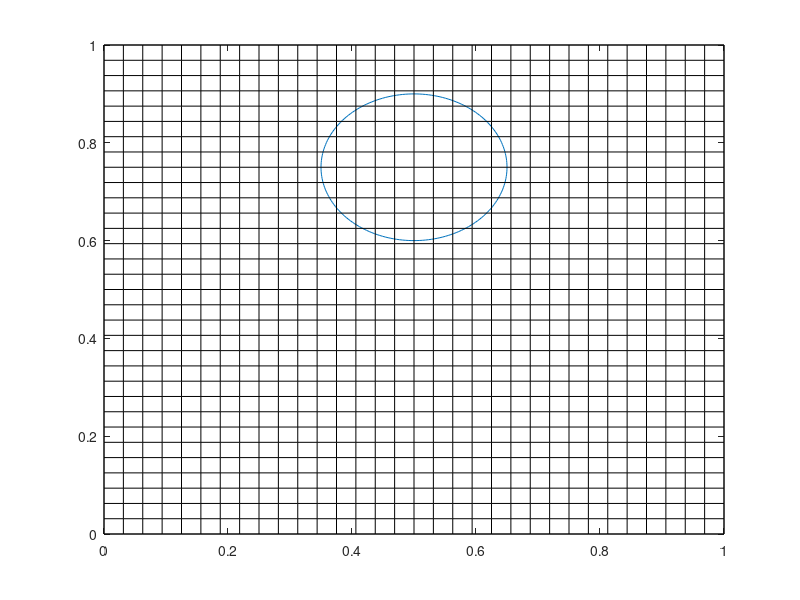

MATLAB code to generate this figure: (Note: this script raises an error after producing the figure.)
clear 
clc
close all
% -------------------------------------------------------------------------
% Interface tracking test
% -------------------------------------------------------------------------


% currently the algorthim fails if the circle falls exactly on the 
% line or corner (try Nx=Ny=11). also for uneven meshes.
Nx =33;
Ny = Nx;
x_pos = 0.5;
y_pos = 0.75;
r = 0.15;
x = linspace(0,1,Nx);
y = linspace(0,1,Ny);
h = y(3) - y(2);
[X,Y] = meshgrid(x,y);

%% circle stuff
cir_dis = 0:pi/100:2*pi; %decrease step size for more exact circle plot
xcir = 0.15 * cos(cir_dis) + 0.5;
ycir = 0.15 * sin(cir_dis) + 0.75;
plot(xcir,ycir)
hold on
for i = 1:Nx
    plot(ones(1,length(x))*x(i),y,'k','Linewidth',0.25)
    plot(x,ones(1,length(y))*y(i),'k','Linewidth',0.25)
end

[C,cir_xloc_x,cir_yloc_y,cir_xloc_y,cir_yloc_x] = ...
        circle_init(x,y,h,x_pos,y_pos,r);
[mx,my] = youngsFD(h,x,y,C);
%% for the reconstruct function

% test C values (page 96)
% C = [0,0,0;...
%    0,0,0;...
%    0,1,1]';

% C = [0,0.02,.1;...
%    0.2, 0.8,1;...
%    0.7, 1,1];

% % corresponding test x , y and h values
% x = linspace(0,3,3);
% y = x;
% h = x(2)-x(1);
% % Calculation of x and y components of normal vector
% % [mx,my] = youngsFD(h,x,y,C);
% 
% tol = 1e-5;
% max_it = 100000; 
% err = 1;
% num_it=0;
% alpha_guess=1;
% mx = mx(2,2);
% my=my(2,2);
% C = C(2,2);
% while abs(err) > tol && num_it <= max_it
% 
% Area = Alpha(mx,my,h,alpha_guess,C);
% 
% err1 = abs(Area - C*h^2);
% alpha_guess1 = alpha_guess;
% area1 = Area;
% alpha_guess = alpha_guess *1.01;
% if abs(err1) < tol
% alpha_guess = alpha_guess/1.0100000001; %lmao
% 
% end
% 
% Area = Alpha(mx,my,h,alpha_guess,C);
% 
% err2 = abs(Area - C*h^2);
% area2 = Area;
% alpha_guess2 = alpha_guess;
% 
% alpha_new = alpha_guess1 - err1/((err1-err2)/(alpha_guess1-alpha_guess2));
% alpha_guess = alpha_new;
% num_it = num_it+1;
% err = err1;
% alpha = alpha_new;
% 
% end
% areaC = C*h^2;
% 
% 
% Ax = mx/(2*my);
% alp = sqrt(2*mx*my*Area);
% 
% delx = alpha/mx;
% dely = alpha/my;
% % slope= -1/(delx/dely);
% slope = -1/(my/mx);
% 
% 
% mbold = (mx^2 + my^2)^(1/2);
% %slope = -1/(mx^2 + my^2)^(1/2);
% delx = alpha/mx;
% dely = alpha/my;
% % delx = mx;
% % dely = my;
% % dely = 0.5;
% 
% b = (dely)-(delx)*slope;  %from both x and y
% b = (delx+0.5)*slope + 0.5; %at (delx,0);
xgrid = linspace(0,3,4);
ygrid = xgrid;
figure
hold on
for i = 1:length(xgrid)
    plot(ones(1,length(xgrid))*xgrid(i),ygrid,'k','Linewidth',0.25)
    plot(xgrid,ones(1,length(ygrid))*ygrid(i),'k','Linewidth',0.25)
end
linex = linspace(xgrid(2), xgrid(3),10);
% liney = slope*linex + b;
% % plot(linex,liney)
% cch = ((0.802 - 0.5)/2 * (0.852-0.5))/(0.5^2);


%% current graph stuff
cir_xloc_x = [cir_xloc_x,cir_xloc_x];
cir_yloc_y = [cir_yloc_y,cir_yloc_y];
% plot(cir_xloc_x,cir_xloc_y,'o')
% plot(cir_yloc_x,cir_yloc_y,'o')


T = 2;
t = T/2; %this is for book example, deliverable 2 has t = T/pi
PHI = 1/pi .* cos(pi*t/T).*sin(pi.*X).^2 .* sin(pi.*Y).^2;

u = -2.*cos(pi.*t./T).*sin(pi.*X).^2 .* sin(pi.*Y).*cos(pi.*Y);
v = 2.*cos(pi.*t./T).*sin(pi.*Y).^2 .* sin(pi.*X).*cos(pi.*X);

% figure
% quiver(X,Y,u,v)
% C = (u.^2 + v.^2).^(1/2);


%% trying areafinder 

% mx = -.2;
% my = .1;
% h=1;
% slope = -1/(my/mx);
% alplim1 = (h*-slope + h)*my;
% alplim = (h*(-1/slope)+h)*mx;
% alplimc = (0.5/mx - h) * -slope;
% x = 1;
% y = 1;
% alpha = linspace(mx+0.001,my-0.001,1000);
% for i=1:length(alpha)
% [area(i),xleft(i),xright(i),yleft(i),yright(i)]...
%     = areafinder(x,y,mx,my,h,alpha(i));
% end
% %for this example (havent done yet)
% error = abs(0.9*h^2 - area);
% [m,i] = min(error);
% alpha = alpha(i);
% dx = alpha/mx;
% b = y - (x+alpha/mx)*slope;
% liney = slope*linex+b;
% % liney(liney<y+h) = y;
% % liney(liney>y+h) = y+h;
% plot(linex,liney)

% %% Iterative solver for area finding method for whole mesh when ready for use
% AlphaActual = zeros(length(x),length(y));
% AreaActual = zeros(length(x),length(y));
% for i = 1:length(x)
%     for j = 1:length(y)
%         
%         % Listing necessary parameters for area finding method
%         xval = X(i,j);      yval = Y(i,j);
%         mxval = mx(i,j);    myval = my(i,j);
%         if  mxval == 0 && myval == 0 && C(i,j) == 0
%             % Check if mx and my are both 0 for C of 0 (not filled), 
%             % which yields area of 0
%             AlphaActual(i,j) = 0;
%             AreaActual(i,j) = 0;
%             break
%         elseif  mxval == 0 && myval == 0 && C(i,j) == 1
%             % Check if mx and my are both 0 for C of 1 (filled), 
%             % which yields area of 1
%             AlphaActual(i,j) = 1;
%             AreaActual(i,j) = 1;
%             break
%         else
%         % Parameters to perform iterative method, including first iteration
%         % and tolerance of error for root finding
%         tol = 1e-8; 
%         err = 1e10;   Count = 1;   MaxCount = 25; 
%         
%         % Ensuring that intial guess for alpha is within constraints of geometric cell
%         if mxval > 0 && myval > 0
%             % mx and my are positive
%             alpha(Count) = (-h/slope(i,j)+h)*mxval*0.1;
%         end
%         
%         if mxval < 0 && myval < 0
%             % mx and my are negative
%             alpha(Count) = (-h/slope(i,j)+h)*mxval*1.1;
%         end
%         
%         if mxval < 0 && myval > 0
%             % mx is negative and my is positive
%             % hmx < alpha < hmy
%             alpha(Count) = h*myval*0.1;
%         end
%         
%         if mxval > 0 && myval < 0
%             % hmy < alpha < hmx
%             % mx is positive and my is negative
%             alpha(Count) = h*mxval*0.1;
%         end
%         
%         % While loop to perform iteration calculation
%         while abs(err(Count)) > tol  &&  Count <= MaxCount
%             
%             % Calculation of area using areafinder function
%             Area(Count) = areafinder(xval,yval,mxval,myval,h,alpha(Count));
%             
%             % Evaluate error in area by comparing result to color function C
%             e1 =  Area(Count) - C(i,j);  
%             err(Count) = e1;
%             % Use perturbation for alpha if error is too large
%             if abs(e1) > tol
%                 alphapert = 1.0001*alpha(Count);
%                 Areapert = areafinder(xval,yval,mxval,myval,h,alphapert);
%                 e2 =  Areapert - C(i,j);
%                 % Calculate a new alpha guess based on error analysis
%                 alphanew = alpha(Count)-e1*(0.0001*alpha(Count))/(e2-e1);
%                 Count = Count+1;   
%                 alpha(Count) = alphanew;
%                 err(Count) = err(Count-1);
%             end   % End of iteration loop for perturbation
%             if Count >= MaxCount
%                 fprintf(1,'Iteration Failed -- Hit maximum iteration limit \n');
%             end   % End of overall iteration process
%         end % End of while loop
%         AlphaActual(i,j) = alpha(end);
%         AreaActual(i,j) = Area(end);
%         
%         end % End of overall if statement
% 
%     end
% end
